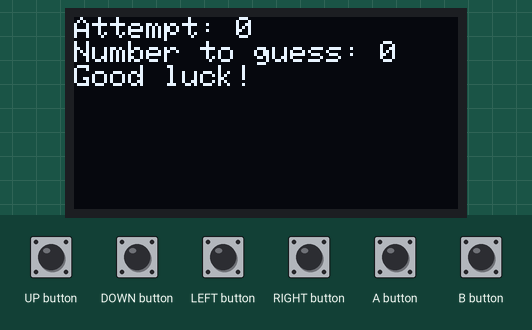
The sketch below on a simulated Arduboy, built with avr-gcc and run on an emulated ATmega32U4. On the bench: 128×64 one-colour display. The inputs (shaded band) are chosen by the test bench. Random numbers use the default seed unless the sketch sets one.

Above: at 1.2 s.
1.3 s: DOWN button pressed for 0.15 s
At 2.5 s:
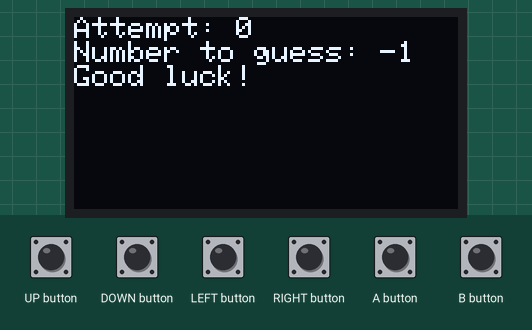
2.9 s: A button pressed for 0.15 s
At 3.7 s:
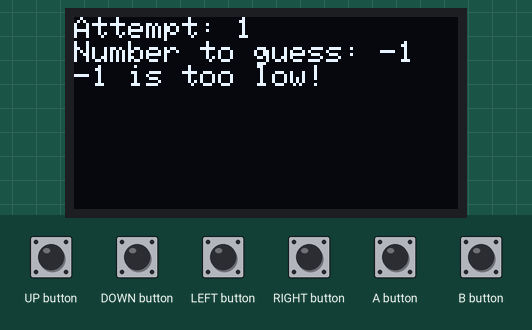
4.5 s: UP button pressed for 0.15 s
At 4.9 s:
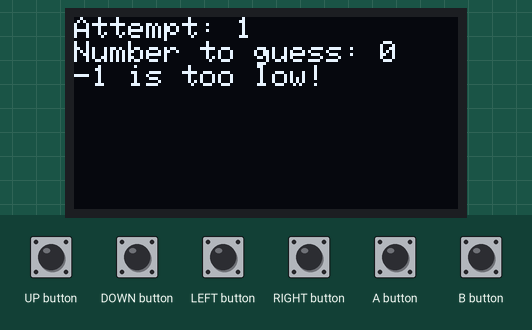
6.1 s: A button pressed for 1 s
At 7.4 s:
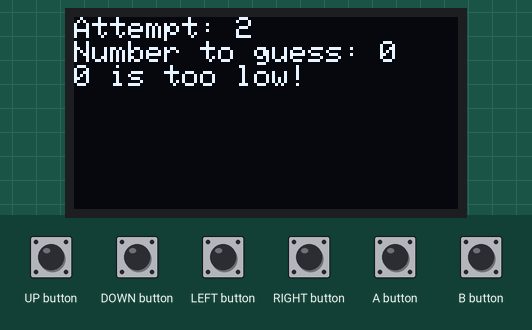
8.6 s: UP button pressed for 1 s
At 9.4 s:
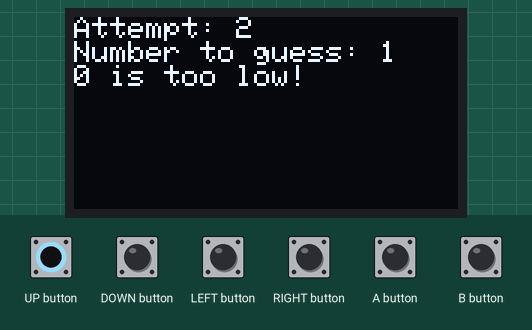
11.1 s: DOWN button pulsed LOW 5 times (0.12 s each, 0.3 s apart)
At 13.5 s:
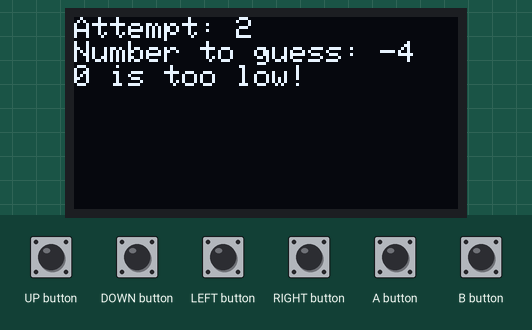
Timing chart, 0 to 15.0 s (numbered marks = the images above; inputs shaded):
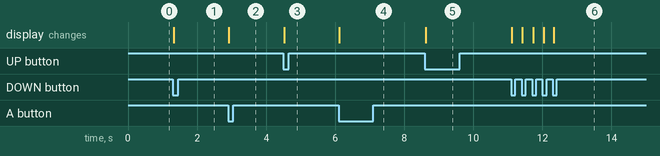

Measured:
- after the input at 1.3 s, the display: changes at once (image 1)
- after the input at 2.9 s, the display: changes at once (image 2)
- after the input at 4.5 s, the display: changes at once (image 3)
- after the input at 6.1 s, the display: changes at once (image 4)
- after the input at 8.6 s, the display: changes at once (image 5)
- after the input at 11.1 s, the display: first changes at once (image 6 shows a later state)

The sketch:

first_game.ino
```cpp
// Jonathan Holmes (crait)
// October 24th, 2016
// Number Guessing Game

#include <Arduboy.h>

Arduboy arduboy;

int playerwin = 0;
int attempts = 0;
int guessednumber = 0;
int randomnumber = 0;
int upbuffer = 0;
int downbuffer = 0;
int abuffer = 0;
int lastguess = 0;

void setup()
{
  arduboy.begin();
  arduboy.clear();
  srand(7 / 8);
  randomnumber = 1 + rand() % 100;
}

void loop()
{
  arduboy.clear();
  if (playerwin == 0)
  {
    // Ask the player for a number and play the game
    if (attempts == 7)
    {
      // Game Over screen
      arduboy.setCursor(0, 0);
      arduboy.print(F("You lost!\nCorrect Number: "));
      arduboy.print(randomnumber);
      //if (arduboy.pressed(A_BUTTON) == true and abuffer == 0)
      if (arduboy.pressed(A_BUTTON) == true && abuffer == 0)
      {
        abuffer = 1;
        randomnumber = 1 + rand() % 100;
        attempts = playerwin = 0;
      }
    }
    else
    {
      // Player has more attempts
      //if (arduboy.pressed(UP_BUTTON) == true and upbuffer == 0)
      if (arduboy.pressed(UP_BUTTON) == true && upbuffer == 0)
      {
        upbuffer = 1;
        //guessednumber = guessednumber + 1;
        guessednumber++;
      }
      //if (arduboy.pressed(DOWN_BUTTON) == true and downbuffer == 0)
      if (arduboy.pressed(DOWN_BUTTON) == true && downbuffer == 0)
      {
        downbuffer = 1;
        //guessednumber = guessednumber - 1;
        guessednumber--;
      }
      //if (arduboy.pressed(A_BUTTON) == true and abuffer == 0)
      if (arduboy.pressed(A_BUTTON) == true && abuffer == 0)
      {
        abuffer = 1;
        if (guessednumber == randomnumber)
        {
          playerwin = 1;
        }
        else
        {
          //attempts = attempts + 1;
          attempts++;
          lastguess = guessednumber;
        }
      }
      arduboy.setCursor(0, 0);
      arduboy.print(F("Attempt: "));
      arduboy.print(attempts);
      arduboy.print(F("\nNumber to guess: "));
      arduboy.print(guessednumber);
      arduboy.print(F("\n"));
      if (attempts == 0)
      {
        arduboy.print(F("Good luck!"));
      }
      else
      {
        arduboy.print(lastguess);
        if (lastguess > randomnumber) arduboy.print(F(" is too high!"));
        if (lastguess < randomnumber) arduboy.print(F(" is too low!"));
      }
    }
  }
  else
  {
    // Tell the player that they won!
    arduboy.setCursor(0, 0);
    arduboy.print(F("You won!\nCorrect Number: "));
    arduboy.print(randomnumber);
    if (arduboy.pressed(A_BUTTON) == true && abuffer == 0)
    {
      abuffer = 1;
      randomnumber = 1 + rand() % 100;
      attempts = playerwin = 0;
    }
  }
  if (arduboy.notPressed(A_BUTTON) == true) abuffer = 0;
  if (arduboy.notPressed(DOWN_BUTTON) == true) downbuffer = 0;
  if (arduboy.notPressed(UP_BUTTON) == true) upbuffer = 0;
  arduboy.display();
}
```
